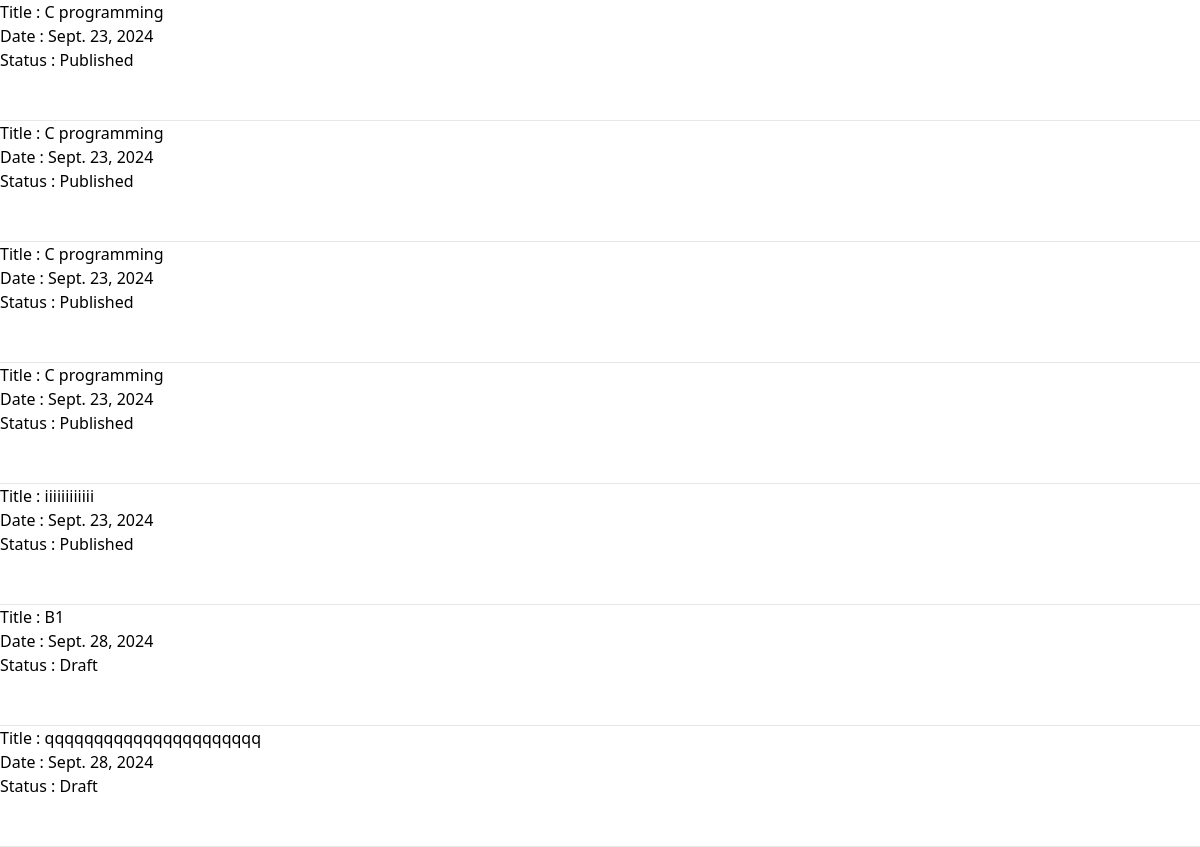
The page /officer/notification/ on the database its author committed.
### officer/models.py (models this page shows, shortened)
class Notification(models.Model):
    vayal_user = models.ForeignKey(Vayal_User,null=True, on_delete=models.CASCADE)
    title = models.CharField(max_length=150)
    description = models.TextField()
    date = models.DateField()
    published = models.BooleanField(default=False)

### officer/views/notification.py (the view)
# urls.py: path('notification/',notification.index, name='notification'),
def index(request):
    status = request.GET.get('status')
    notifications = Notification.objects.all()
    if status:
        notifications = notifications.filter(published=status == 'published')
    context = {
        'notifications': notifications,
        'status': status
    }
    return render(request, 'officer/notification/index.html', context)

### officer/templates/officer/notification/index.html
{% extends 'base.html' %}
{% block content %}
<ol>
{% for notification in notifications %}
<li>
    Title : {{notification.title}} <br>
    Date : {{notification.date}} <br>
    Status : {% if notification.published %}Published
    {% else %}
        Draft
    {% endif %}
</li>
<br><br><hr>
{% endfor %}
</ol>
{% endblock content %}

### templates/base.html (shortened to what this page needs)
<!DOCTYPE html>
<html lang="en">
<head>
    <script src="https://cdn.tailwindcss.com"></script>
</head>
<body>
    {% block content %}
    {% endblock content %}
</body>
</html>

### rows shown on the page
Notification: title "C programming", date "Sept. 23, 2024", published "Published"
Notification: title "C programming", date "Sept. 23, 2024", published "Published"
Notification: title "C programming", date "Sept. 23, 2024", published "Published"
Notification: title "C programming", date "Sept. 23, 2024", published "Published"
Notification: title "iiiiiiiiiiii", date "Sept. 23, 2024", published "Published"
Notification: title "B1", date "Sept. 28, 2024", published "Draft"
Notification: title "qqqqqqqqqqqqqqqqqqqqqq", date "Sept. 28, 2024", published "Draft"
